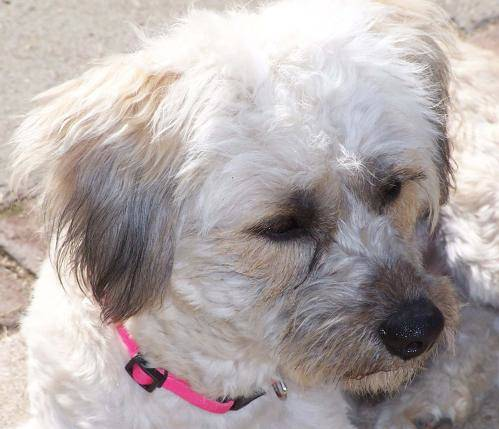
#> input picture 图像基本操作/dog.jpg, 499 x 429 px
$ python '图像基本操作.py'
#> lines starting #> are read from the running program, lines starting #| are printed output that depends on the picture
import cv2
import matplotlib.pyplot as plt

img = cv2.imread('dog.jpg')
#> img is the input picture: shape (429, 499, 3); mean B, G, R 169.1, 169.9, 178.9
'''
print(img)
cv2.imshow('dog.jpg', img)
cv2.waitKey(0)
cv2.destroyAllWindows()
'''


def cv_show(name, image):
    cv2.imshow(name, image)
    cv2.waitKey(0)
    cv2.destroyAllWindows()


cv_show('dog.jpg', img)
hsv = cv2.cvtColor(img, cv2.COLOR_BGR2HSV)
#> hsv: shape (429, 499, 3); mean H, S, V 65.6, 23, 180.4
cv_show('hsv', hsv)

print(img.shape)
#| (429, 499, 3)
img1 = cv2.imread('dog.jpg', cv2.IMREAD_GRAYSCALE)
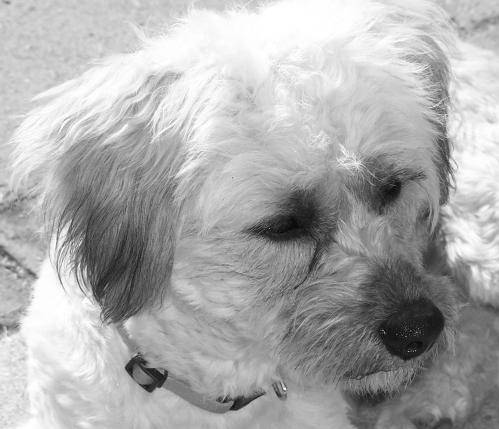
#> img1: shape (429, 499); min 0, max 255, mean 172.5
print(img1)
#> (printed output is left out)
print(img1.shape)
#| (429, 499)
print(cv_show('dog.jpg', img1))
#| None
print(type(img1))
#| <class 'numpy.ndarray'>
print(img1.size)
#| 214071
print(img1.dtype)
#| uint8

#> (the run stopped early here; a loop or call above may not have finished)
